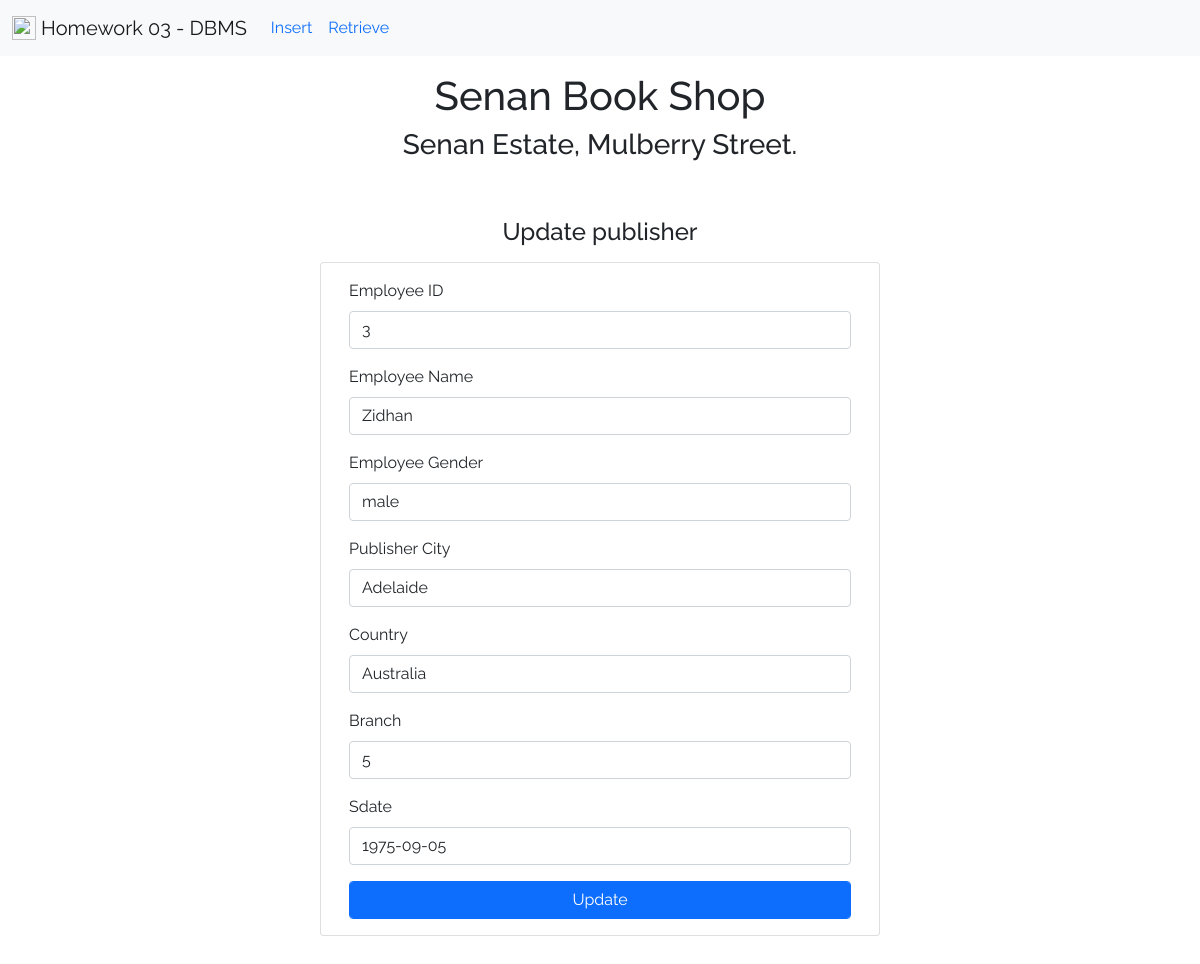
The app's page /update.php?p_id=3 with its own data.
### tables this page shows
CREATE TABLE IF NOT EXISTS `publisher` (
  `p_id` int(11) NOT NULL,
  `emp_name` varchar(50) DEFAULT NULL,
  `emp_gender` varchar(20) DEFAULT NULL,
  `p_city` varchar(40) DEFAULT NULL,
  `country` varchar(20) DEFAULT NULL,
  `branch` int(11) DEFAULT NULL,
  `sdate` date DEFAULT NULL,
  PRIMARY KEY (`p_id`)
);

### update.php (the view, shortened to what this page needs)
<?php
    $connection=mysqli_connect('localhost','root','','homework03');
    $id=$_GET['p_id'];
    $select_query="SELECT * FROM publisher WHERE p_id='".$id."'";
    $select_result=mysqli_query($connection,$select_query);
?>
<!DOCTYPE html>
<html lang="en">
    <head>
        <link rel="stylesheet" href="css/bootstrap.min.css">
    </head>
    <body>
        <nav class="navbar navbar-expand-lg navbar-light bg-light">
            <div class="container-fluid">
                <a class="navbar-brand" href="#">
                    <img src="https://img.icons8.com/external-inipagistudio-mixed-inipagistudio/64/000000/external-shopping-cart-grocery-shop-inipagistudio-mixed-inipagistudio.png" alt="" width="24" height="24" class="d-inline-block align-text-top">
                    Homework 03 - DBMS
                </a>
                <div class="collapse navbar-collapse" id="navbarSupportedContent">
                    <ul class="navbar-nav me-auto mb-2 mb-lg-0">
                        <li class="nav-item">
                            <a class="nav-link active text-primary" aria-current="page" href="insert.php">Insert</a>
                        </li>
                        <li class="nav-item">
                            <a class="nav-link active text-primary" aria-current="page" href="index.php">Retrieve</a>
                        </li>
                    </ul>
                </div>
            </div>
        </nav>
        <div class="container ">
            <div class="row mt-3 text-center">
                <h1>Senan Book Shop</h1>
                <h3>Senan Estate, Mulberry Street.</h3>
            </div>
            <div class="row m-5 ">
                <h4 class="text-center">Update publisher</h4>
                <div class="card mt-2" style="width: 35rem; margin: 0 auto;">
                    <div class="card-body">
                        <form method="POST">
                        <?php while ($record=mysqli_fetch_assoc($select_result)) {?>
                            <div class="mb-3">
                                <label for="exampleInputId" class="form-label">Employee ID</label>
                                <input type="number" class="form-control" value="<?php echo $record['p_id']?>" name="txtId" id="txtId" aria-describedby="idHelp">
                            </div>
                            <div class="mb-3">
                                <label for="exampleInputName" class="form-label">Employee Name</label>
                                <input type="text" class="form-control" value="<?php echo $record['emp_name']?>" name="txtName" id="txtName" aria-describedby="nameHelp">
                            </div>
                            <div class="mb-3">
                                <label for="exampleInputAddress" class="form-label">Employee Gender</label>
                                <input type="text" class="form-control" value="<?php echo $record['emp_gender']?>" name="txtGender" id="txtGender" aria-describedby="addressHelp">
                            </div>
                            <div class="mb-3">
                                <label for="exampleInputAddress" class="form-label">Publisher City</label>
                                <input type="text" class="form-control" value="<?php echo $record['p_city']?>" name="txtCity" id="txtCity" aria-describedby="addressHelp">
                            </div>
                            <div class="mb-3">
                                <label for="exampleInputAddress" class="form-label">Country</label>
                                <input type="text" class="form-control" value="<?php echo $record['country']?>" name="txtCountry" id="txtCountry" aria-describedby="addressHelp">
                            </div>
                            <div class="mb-3">
                                <label for="exampleInputAddress" class="form-label">Branch</label>
                                <input type="text" class="form-control" value="<?php echo $record['branch']?>" name="txtBranch" id="txtBranch" aria-describedby="addressHelp">
                            </div>
                            <div class="mb-3">
                                <label for="exampleInputAddress" class="form-label">Sdate</label>
                                <input type="text" class="form-control" value="<?php echo $record['sdate']?>" name="txtSdate" id="txtSdate" aria-describedby="addressHelp">
                            </div>
                            <?php }?>
                            <div class="col text-center">
                                <input type="submit" name="Submit" class="form-control btn btn-primary btn-block" value="Update"/>
                            </div>
                        </form>
                    </div>
                </div>
            </div>
        </div>
    </body>
</html>

### update.php (style rules this page uses)
* { font-family: 'Raleway', sans-serif; }

### records on screen
publisher: txtId "3", txtName "Zidhan", txtGender "male", txtCity "Adelaide", txtCountry "Australia", txtBranch "5", txtSdate "1975-09-05"
